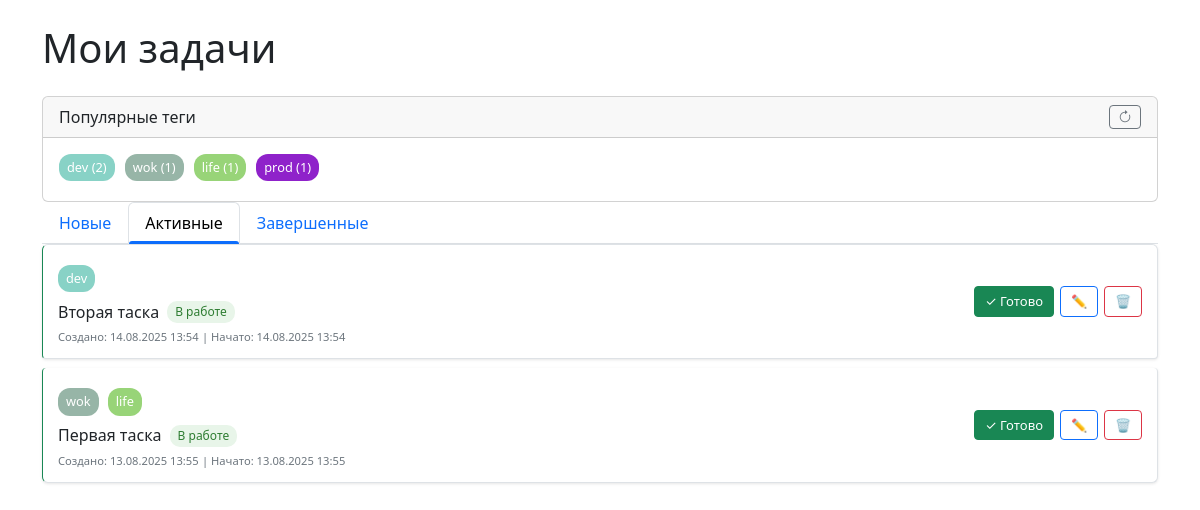
The page /active on the database its author committed.
### app.py (models this page shows)
class Tag(db.Model):
    id = db.Column(db.Integer, primary_key=True)
    name = db.Column(db.String(50), unique=True, nullable=False) # Уникальное имя тега
    color = db.Column(db.String(7), default='#6c757d')  # Цвет в HEX формате
    usage_count = db.Column(db.Integer, default=0)  # Счетчик использования
    __table_args__ = (db.Index('idx_tag_name', 'name'),) # Индекс для ускорения поиска

class Todo(db.Model):
    id = db.Column(db.Integer, primary_key=True) # id задачи
    task = db.Column(db.String(100), nullable=False) # описание задачи
    status = db.Column(db.String(20), default='new', nullable=False)  # 'new', 'active', 'completed'
    tags = db.Column(db.String(200)) # Поле для тегов (хранит строку с тегами через запятую)
    created_at = db.Column(db.DateTime, default=lambda: get_moscow_time(), nullable=False) # Поле когда задачу создали
    started_at = db.Column(db.DateTime)  # Поле когда задачу взяли в работу
    completed_at = db.Column(db.DateTime) # Поле когда задача завершена
    updated_at = db.Column(db.DateTime)  # Поле когда задачу отредактировали
    is_edited = db.Column(db.Boolean, default=False)  # Флаг редактирования

### app.py (the view)
@app.route("/active", methods=["GET", "POST"])
def active_tasks():
    active = Todo.query.filter_by(status='active').order_by(Todo.started_at.desc()).all()
    popular_tags = Tag.query.order_by(Tag.usage_count.desc()).limit(10).all()
    all_tags_dict = {tag.name: tag for tag in Tag.query.all()}
    return render_template("index.html", todos=active, active_tab='active', popular_tags=popular_tags, all_tags_dict=all_tags_dict)

### app.py (called while the page is built)
@app.template_filter('format_date')
def format_date_filter(dt, format='%d.%m.%Y %H:%M'):
    if dt is None:
        return "не указано"
    return dt.strftime(format)

### templates/index.html (shortened to what this page needs)
<!DOCTYPE html>
<html lang="ru">
<head>
    <link href="https://cdn.jsdelivr.net/npm/bootstrap@5.3.0/dist/css/bootstrap.min.css" rel="stylesheet">
    <link rel="stylesheet" href="{{ url_for('static', filename='css/styles.css') }}">
</head>
<body>
    <div class="container mt-4">
        <h1 class="mb-4">Мои задачи</h1>
        <div class="card mt-4">
            <div class="card-header d-flex justify-content-between align-items-center">
                Популярные теги
                <button class="btn btn-sm btn-outline-secondary" id="refresh-tags">
                    <i class="bi bi-arrow-clockwise"></i>
                </button>
            </div>
            <div class="card-body tag-cloud">
                {% for tag in popular_tags %}
                    <a href="{{ url_for('filter_by_tag', tag=tag.name) }}"
                    class="tag-badge me-1 mb-1"
                    style="background-color: {{ tag.color }}; color: white;">
                        {{ tag.name }} ({{ tag.usage_count }})
                    </a>
                {% endfor %}
            </div>
        </div>
        <ul class="nav nav-tabs">
            <li class="nav-item">
                <a class="nav-link {{ 'active' if active_tab == 'new' }}" href="{{ url_for('new_tasks') }}">Новые
                </a>
            </li>
            <li class="nav-item">
                <a class="nav-link {{ 'active' if active_tab == 'active' }}" href="{{ url_for('active_tasks') }}">Активные</a>
            </li>
            <li class="nav-item">
                <a class="nav-link {{ 'active' if active_tab == 'completed' }}" href="{{ url_for('completed_tasks') }}">Завершенные</a>
            </li>
        </ul>
        <div class="list-group">
            {% if todos %}
                {% for todo in todos %}
                <div class="list-group-item task-item status-{{ todo.status }}" id="task-{{ todo.id }}">
                    <div class="task-content">
                        <div class="task-tags mt-2">
                            {% if todo.tags %}
                                {% for tag_name in todo.tags.split(',') %}
                                    {% if tag_name.strip() %}
                                        {% set tag_info = all_tags_dict.get(tag_name.strip()) %}
                                        <a href="{{ url_for('filter_by_tag', tag=tag_name.strip()) }}"
                                        class="tag-badge me-1 mb-1"
                                        style="background-color: {{ tag_info.color if tag_info else '#6c757d' }}; color: white;">
                                            {{ tag_name.strip() }}
                                        </a>
                                    {% endif %}
                                {% endfor %}
                            {% endif %}
                        </div>
                        <div class="d-flex align-items-center">
                            <h6 class="mb-0">{{ todo.task }}</h6>
                            <span class="status-badge ms-2">
                                {% if todo.status == 'active' %}В работе{% endif %}
                            </span>
                        </div>
                        <div class="dates">
                            <small>Создано: {{ todo.created_at|format_date }}</small>
                            {% if todo.started_at %}
                            <small> | Начато: {{ todo.started_at|format_date }}</small>
                            {% endif %}
                        </div>
                    </div>
                    <div class="task-actions">
                        {% if todo.status == 'new' %}
                        <button class="btn btn-sm btn-primary start-btn"
                                data-task-id="{{ todo.id }}"
                                title="Взять в работу">
                            ⚡ В работу
                        </button>
                        {% elif todo.status == 'active' %}
                        <button class="btn btn-sm btn-success complete-btn"
                                data-task-id="{{ todo.id }}"
                                title="Завершить">
                            ✓ Готово
                        </button>
                        <button class="btn btn-sm btn-outline-primary edit-btn"
                                data-task-id="{{ todo.id }}"
                                title="Редактировать">
                            ✏️
                        </button>
                        {% elif todo.status == 'completed' %}
                        <button class="btn btn-sm btn-warning reactivate-btn"
                                data-task-id="{{ todo.id }}"
                                title="Вернуть в работу">
                            ↩️ В работу
                        </button>
                        {% endif %}
                        <button class="btn btn-sm btn-outline-danger delete-btn"
                                data-task-id="{{ todo.id }}"
                                title="Удалить">
                            🗑️
                        </button>
                    </div>
                </div>
                {% endfor %}
            {% endif %}
        </div>
    </div>
</body>
</html>

### static/css/styles.css (style rules this page uses)
.btn { transition: all 0.2s ease; position: relative; overflow: hidden; }
.btn::after { content: ''; position: absolute; top: 50%; left: 50%; width: 5px; height: 5px; background: rgba(255, 255, 255, 0.5); opacity: 0; border-radius: 100%; transform: scale(1, 1) translate(-50%, -50%); transform-origin: 50% 50%; }
.btn-sm { padding: 6px 10px; font-size: 13px; line-height: 1.3; display: inline-flex; align-items: center; gap: 5px; white-space: nowrap; }
.btn-sm i { font-size: 14px; }
.btn-sm::before { vertical-align: middle; }
.dates { font-size: 0.8em; color: #6c757d; margin-top: 4px; }
.list-group-item { transition: all 0.3s ease; overflow: hidden; cursor: pointer; }
.status-badge { font-size: 0.75rem; padding: 2px 8px; border-radius: 10px; background-color: #f0f0f0; color: #555; }
.status-active .status-badge { background-color: #e8f5e9; color: #2e7d32; }
.task-actions { display: flex; gap: 6px; align-items: center; }
[title] { position: relative; }
.task-item { animation: fadeIn 0.3s ease-out forwards; transition: all 0.3s ease; display: flex; justify-content: space-between; align-items: center; padding: 12px 15px; margin-bottom: 8px; border-radius: 4px; background-color: white; box-shadow: 0 1px 3px rgba(0,0,0,0.1); }
.task-item.status-active { border-left-color: #198754; }
.task-content { flex-grow: 1; padding-right: 15px; }
.nav-tabs .nav-link { transition: all 0.3s ease; position: relative; }
.nav-tabs .nav-link.active { font-weight: 500; }
.nav-tabs .nav-link.active::after { content: ''; position: absolute; bottom: -1px; left: 0; right: 0; height: 3px; background-color: #0d6efd; border-radius: 3px 3px 0 0; }
.task-tags { margin-top: 8px; display: flex; flex-wrap: wrap; gap: 5px; }
.tag-cloud { display: flex; flex-wrap: wrap; gap: 6px; }
.tag-badge { display: inline-block; padding: 4px 8px; border-radius: 12px; font-size: 0.8em; text-decoration: none; transition: transform 0.2s; color: white; margin-right: 5px; margin-bottom: 5px; }
.task-tags { max-width: 100%; overflow-x: auto; flex-wrap: nowrap; padding-bottom: 5px; }
#refresh-tags { padding: 2px 8px; font-size: 0.8rem; }

### rows shown on the page
Tag: name "dev", usage_count "2"
Tag: name "wok", usage_count "1"
Tag: name "life", usage_count "1"
Tag: name "prod", usage_count "1"
Todo: strip "dev", task "Вторая таска", status "В работе", created_at "14.08.2025 13:54", started_at "14.08.2025 13:54"
Todo: strip "wok" "life", task "Первая таска", status "В работе", created_at "13.08.2025 13:55", started_at "13.08.2025 13:55"
